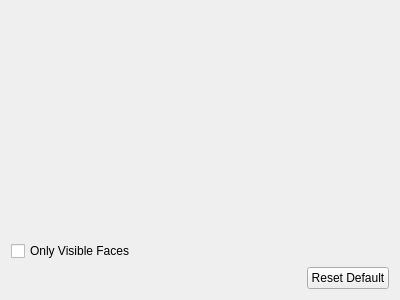
<?xml version="1.0" encoding="UTF-8"?>
<ui version="4.0">
 <class>vcl::qt::SelectionEditorSettingsFrame</class>
 <widget class="QFrame" name="vcl::qt::SelectionEditorSettingsFrame">
  <property name="geometry">
   <rect>
    <x>0</x>
    <y>0</y>
    <width>400</width>
    <height>300</height>
   </rect>
  </property>
  <property name="windowTitle">
   <string>Frame</string>
  </property>
  <layout class="QGridLayout" name="gridLayout">
   <item row="0" column="0">
    <widget class="vcl::qt::EditModeSettingsFrame" name="editModeFrame">
     <property name="frameShape">
      <enum>QFrame::Shape::NoFrame</enum>
     </property>
     <property name="frameShadow">
      <enum>QFrame::Shadow::Plain</enum>
     </property>
    </widget>
   </item>
   <item row="1" column="0">
    <widget class="QCheckBox" name="onlyVisibleCheckBox">
     <property name="focusPolicy">
      <enum>Qt::FocusPolicy::NoFocus</enum>
     </property>
     <property name="text">
      <string>Only Visible Faces</string>
     </property>
    </widget>
   </item>
   <item row="2" column="0">
    <layout class="QHBoxLayout" name="horizontalLayout">
     <item>
      <spacer name="horizontalSpacer">
       <property name="orientation">
        <enum>Qt::Orientation::Horizontal</enum>
       </property>
       <property name="sizeHint" stdset="0">
        <size>
         <width>40</width>
         <height>20</height>
        </size>
       </property>
      </spacer>
     </item>
     <item>
      <widget class="QPushButton" name="resetDefaultButton">
       <property name="text">
        <string>Reset Default</string>
       </property>
      </widget>
     </item>
    </layout>
   </item>
  </layout>
 </widget>
 <customwidgets>
  <customwidget>
   <class>vcl::qt::EditModeSettingsFrame</class>
   <extends>QFrame</extends>
   <header>vclib/qt/gui/editor_settings_frames/edit_mode_settings_frame.h</header>
   <container>1</container>
  </customwidget>
 </customwidgets>
 <resources/>
 <connections/>
</ui>
